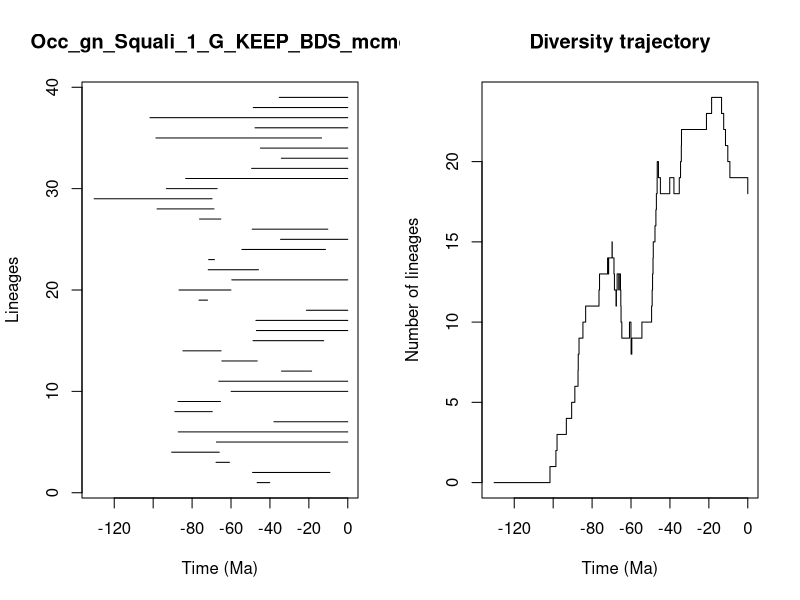

Source code (R):


pdf(file='../Results/Genus/5_MA_bins_EXT_EP/pyrate_mcmc_logs/Occ_gn_Squali_1_G_KEEP_BDS_mcmc_LTT.pdf',width=0.6*20, height=0.6*10)
title = "Occ_gn_Squali_1_G_KEEP_BDS_mcmc"
ts=c(46.582188391360674, 48.928785111554674,67.71215705554648,90.50365536274653,67.50580729559135,87.11106103251294,37.94940574690843,88.85946425873361,87.22877188597465,59.94965245688543,66.29718106280099,34.058326056176085,64.71883886931124,84.71256816806843,48.68965860445502,46.961552234334285,47.20910657040392,21.232614433165047,76.45250652665645,86.71328709654469,59.590924478102586,71.70425757399276,71.49415343035264,54.39758975128582,34.5483051953816,49.12918158926486,76.17505169485018,98.00668057980155,130.3169373098187,93.23066638929997,83.30803550521192,49.42119562049629,34.15155214008294,44.90160073970945,98.59081414371101,47.68326115562732,101.6391780263581,48.55913312186669,35.204985361444585)
te=c(40.104112594003205, 9.192909874856989,60.79035944829812,66.0488996727485,0.0,0.0,0.0,69.64614996443846,65.4150152891542,0.0,0.0,18.584546913658794,46.52517762591555,65.1142677984431,12.377090774277216,0.0,0.0,0.0,72.04411330623077,60.032905031666594,0.0,45.89896428788825,68.52138496131413,11.449553495303022,0.0,10.26340849671059,65.24542118544743,68.75322282490278,69.74488272677628,67.13083353267535,0.0,0.0,0.0,0.0,13.47563265080604,0.0,0.0,0.0,0.0)
div_traj=c(0, 1,2,3,4,5,6,7,8,9,10,11,12,13,14,13,14,15,14,13,12,11,12,13,12,13,12,11,10,9,10,9,8,9,10,11,12,13,14,15,16,17,18,19,20,19,18,19,18,19,20,21,22,23,24,23,22,21,20,19,18)
time_events=c(130.3169373098187, 101.6391780263581,98.59081414371101,98.00668057980155,93.23066638929997,90.50365536274653,88.85946425873361,87.22877188597465,87.11106103251294,86.71328709654469,84.71256816806843,83.30803550521192,76.45250652665645,76.17505169485018,72.04411330623077,71.70425757399276,71.49415343035264,69.74488272677628,69.64614996443846,68.75322282490278,68.52138496131413,67.71215705554648,67.50580729559135,67.13083353267535,66.29718106280099,66.0488996727485,65.4150152891542,65.24542118544743,65.1142677984431,64.71883886931124,60.79035944829812,60.032905031666594,59.94965245688543,59.590924478102586,54.39758975128582,49.42119562049629,49.12918158926486,48.928785111554674,48.68965860445502,48.55913312186669,47.68326115562732,47.20910657040392,46.961552234334285,46.582188391360674,46.52517762591555,45.89896428788825,44.90160073970945,40.104112594003205,37.94940574690843,35.204985361444585,34.5483051953816,34.15155214008294,34.058326056176085,21.232614433165047,18.584546913658794,13.47563265080604,12.377090774277216,11.449553495303022,10.26340849671059,9.192909874856989,0.0)
                par(mfrow=c(1,2))
                L = length(ts)
                plot(ts, 1:L , xlim=c(-max(ts)-1,0), pch=20, type="n", main=title,xlab="Time (Ma)",ylab="Lineages")
                for (i in 1:L){segments(x0=-te[i],y0=i,x1=-ts[i],y1=i)}    
                t = -time_events
                plot(div_traj ~ t,type="s", main = "Diversity trajectory",xlab="Time (Ma)",ylab="Number of lineages",xlim=c(-max(ts)-1,0))
                abline(v=c(65,200,251,367,445),lty=2,col="gray")
                
